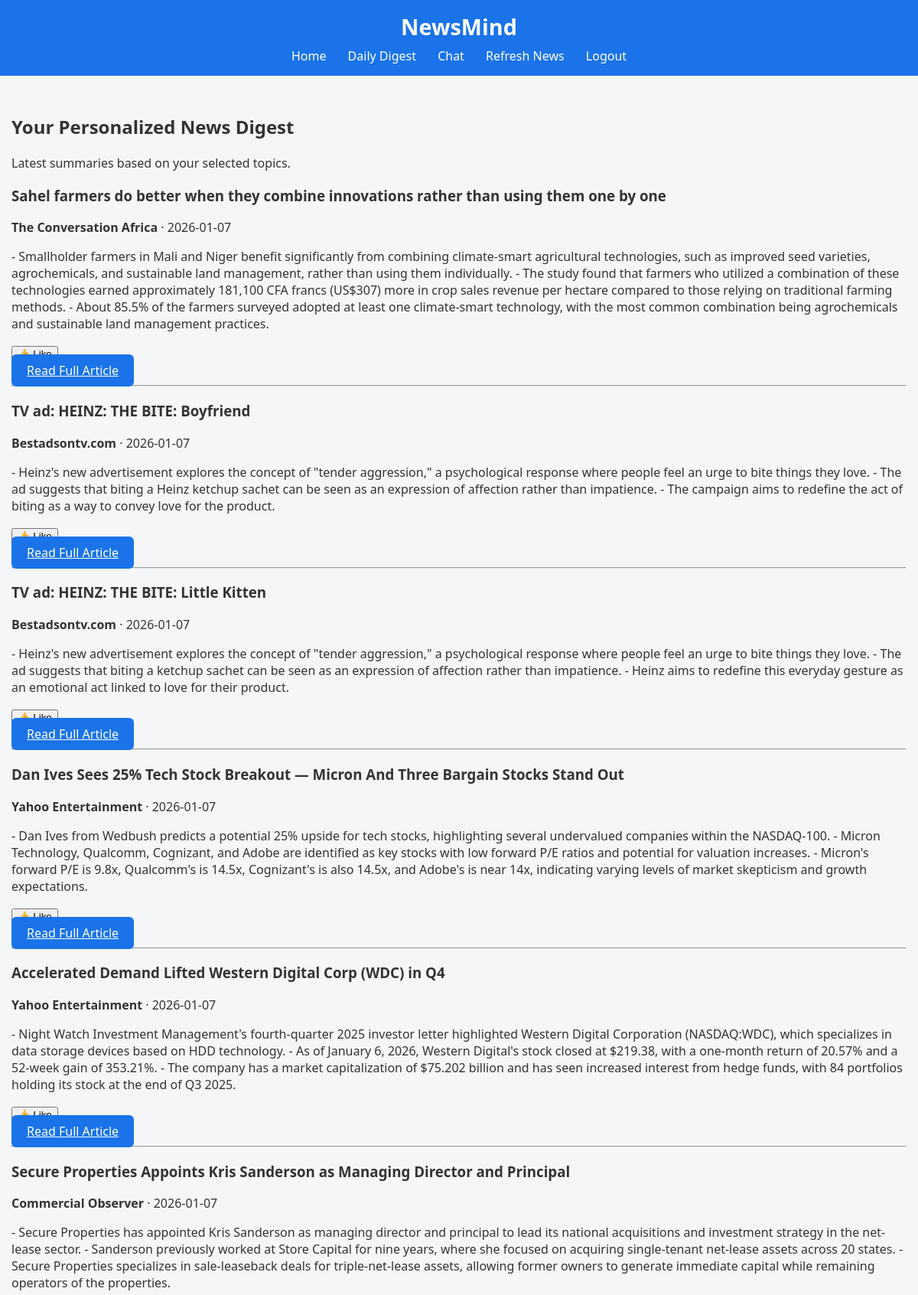
The page /digest (signed in, upper part) on the database its author committed.
### models.py (models this page shows, shortened)
class Article(db.Model):
    __tablename__ = 'articles'
    id = db.Column(db.Integer, primary_key=True, autoincrement=True)
    title = db.Column(db.String(500), nullable=False)
    author = db.Column(db.String(100))
    source = db.Column(db.String(500))
    url = db.Column(db.String(500), unique=True, nullable=False)
    category = db.Column(db.String(100), nullable=False)
    published_at = db.Column(db.String(100))
    fetched_at = db.Column(db.DateTime, default=datetime.utcnow)
    summary = db.Column(db.Text)  # LLM-generated summary
    embedding = db.Column(db.Text)  # JSON string for semantic search
    sentiment = db.Column(db.String(50))   # e.g., “positive”, “neutral”, “negative”
    user_articles = db.relationship('UserArticle', backref='article', lazy=True, cascade="all, delete")
    chat_history = db.relationship('ChatHistory', backref='article', lazy=True, cascade="all, delete")

### app.py (the view)
@app.route("/digest")
@login_required
def digest():
    user = get_current_user()
    topics = [t.strip() for t in (user.interests or "").split(",") if t.strip()]
    articles = (
        Article.query.filter(Article.category.in_(topics))
        .order_by(Article.published_at.desc())
        .limit(50)
        .all()
    )
    logging.info(f"User {user.username} visited digest page. Showing {len(articles)} articles.")
    return render_template("digest.html", articles=articles)

### app.py (called while the page is built)
def login_required(func):
    @wraps(func)
    def wrapper(*args, **kwargs):
        if 'user_id' not in session:
            flash("Please log in first.")
            logging.warning("Unauthorized access attempt.")
            return redirect("/")
        return func(*args, **kwargs)
    return wrapper

def get_current_user():
    user_id = session.get("user_id")
    if not user_id:
        return None
    return db.session.get(User, user_id)

### templates/digest.html
{% extends "base.html" %}
{% block content %}
<div class="container">
    <h2>Your Personalized News Digest</h2>
    <p class="subtitle">Latest summaries based on your selected topics.</p>
    {% if articles|length == 0 %}
        <p>No articles available. Try refreshing your feed.</p>
    {% else %}
        {% for art in articles %}
        <div class="article-card">
            <h3>{{ art.title }}</h3>
            <p class="meta">
                <b>{{ art.source }}</b> ·
                {{ art.published_at[:10] if art.published_at else "Unknown date" }}
            </p>
            <p class="summary">
                {{ art.summary }}
            </p>
            <form action="{{ url_for('like_article', article_id=art.id) }}" method="POST">
                <button class="btn-small">👍 Like</button>
            </form>
            <a href="{{ url_for('article_detail', article_id=art.id) }}" class="btn">
                Read Full Article
            </a>
        </div>
        <hr>
        {% endfor %}
    {% endif %}
</div>
{% endblock %}

### templates/base.html (shortened to what this page needs)
<!DOCTYPE html>
<html lang="en">
<head>
    <link rel="stylesheet" href="{{ url_for('static', filename='styles.css') }}">
</head>
<body>
    <header>
        <h1>NewsMind</h1>
        <nav>
            <a href="/">Home</a>
            {% if session.get('user_id') %}
                <a href="/digest">Daily Digest</a>
                <a href="/chat">Chat</a>
                <a href="/refresh">Refresh News</a>
                <a href="/logout">Logout</a>
            {% else %}
                <a href="/">Login</a>
                <a href="/register">Register</a>
            {% endif %}
        </nav>
    </header>
    <main>
        {% block content %}{% endblock %}
    </main>
</body>
</html>

### static/styles.css (style rules this page uses)
body { font-family: 'Segoe UI', Tahoma, sans-serif; background-color: #f4f6f8; color: #333; margin: 0; padding: 0; }
header { background-color: #1a73e8; color: white; padding: 15px 0; text-align: center; }
header h1 { margin: 0; font-size: 1.8em; }
nav { margin-top: 8px; }
nav a { color: white; margin: 0 12px; text-decoration: none; font-weight: 500; }
main { padding: 30px 15px; min-height: 70vh; }
.btn { background-color: #1a73e8; color: white; border: none; padding: 10px 20px; border-radius: 6px; cursor: pointer; font-size: 1em; transition: background 0.3s; }

### rows shown on the page
Article: title "Sahel farmers do better when they combine innovations rather than using them one by one", source "The Conversation Africa", published_at "2026-01-07", summary "- Smallholder farmers in Mali and Niger benefit significantly from combining climate-smart agricultural technologies, such as improved seed varieties, agrochemicals, and sustainable land management, rather than using them individually. - The study found that farmers who utilized a combination of these technologies earned approximately 181,100 CFA francs (US$307) more in crop sales revenue per hectare compared to those relying on traditional farming methods. - About 85.5% of the farmers surveyed adopted at least one climate-smart technology, with the most common combination being agrochemicals and sustainable land management practices."
Article: title "TV ad: HEINZ: THE BITE: Boyfriend", source "Bestadsontv.com", published_at "2026-01-07", summary "- Heinz's new advertisement explores the concept of \"tender aggression,\" a psychological response where people feel an urge to bite things they love. - The ad suggests that biting a Heinz ketchup sachet can be seen as an expression of affection rather than impatience. - The campaign aims to redefine the act of biting as a way to convey love for the product."
Article: title "TV ad: HEINZ: THE BITE: Little Kitten", source "Bestadsontv.com", published_at "2026-01-07", summary "- Heinz's new advertisement explores the concept of \"tender aggression,\" a psychological response where people feel an urge to bite things they love. - The ad suggests that biting a ketchup sachet can be seen as an expression of affection rather than impatience. - Heinz aims to redefine this everyday gesture as an emotional act linked to love for their product."
Article: title "Dan Ives Sees 25% Tech Stock Breakout — Micron And Three Bargain Stocks Stand Out", source "Yahoo Entertainment", published_at "2026-01-07", summary "- Dan Ives from Wedbush predicts a potential 25% upside for tech stocks, highlighting several undervalued companies within the NASDAQ-100. - Micron Technology, Qualcomm, Cognizant, and Adobe are identified as key stocks with low forward P/E ratios and potential for valuation increases. - Micron's forward P/E is 9.8x, Qualcomm's is 14.5x, Cognizant's is also 14.5x, and Adobe's is near 14x, indicating varying levels of market skepticism and growth expectations."
Article: title "Accelerated Demand Lifted Western Digital Corp (WDC) in Q4", source "Yahoo Entertainment", published_at "2026-01-07", summary "- Night Watch Investment Management's fourth-quarter 2025 investor letter highlighted Western Digital Corporation (NASDAQ:WDC), which specializes in data storage devices based on HDD technology. - As of January 6, 2026, Western Digital's stock closed at $219.38, with a one-month return of 20.57% and a 52-week gain of 353.21%. - The company has a market capitalization of $75.202 billion and has seen increased interest from hedge funds, with 84 portfolios holding its stock at the end of Q3 2025."
Article: title "Secure Properties Appoints Kris Sanderson as Managing Director and Principal", source "Commercial Observer", published_at "2026-01-07", summary "- Secure Properties has appointed Kris Sanderson as managing director and principal to lead its national acquisitions and investment strategy in the net-lease sector. - Sanderson previously worked at Store Capital for nine years, where she focused on acquiring single-tenant net-lease assets across 20 states. - Secure Properties specializes in sale-leaseback deals for triple-net-lease assets, allowing former owners to generate immediate capital while remaining operators of the properties."
